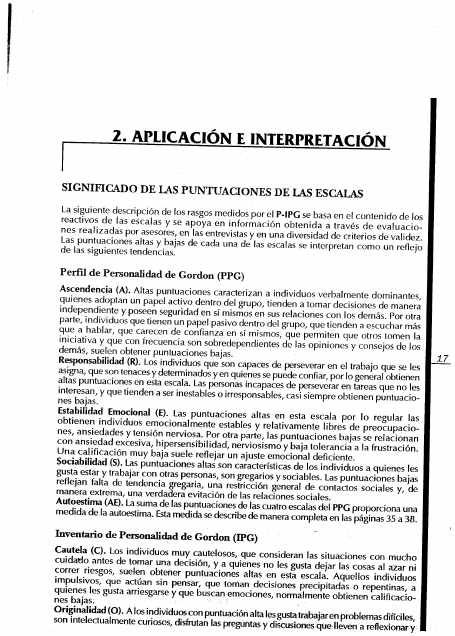
#> input picture tmp/pdfs/gordon-manual/page-02.png, 909 x 1272 px, found by its file name (shown at 1/2 size); its folder holds 3 pictures in this run
$ python refine-raven-series-a.py
#> lines starting #> are read from the running program, lines starting #| are printed output that depends on the picture
"""Centra las alternativas de la serie A a partir de la silueta completa.

La serie A combina cartuchos blancos, negros y tramados. Por ello detecta la
diferencia contra el fondo beige local, en vez de depender de píxeles claros u
oscuros del dibujo interior.
"""

from collections import deque
from pathlib import Path

from PIL import Image

ROOT = Path(__file__).resolve().parents[1]
PAGES = ROOT / "tmp" / "pdfs" / "raven-hi"
OUTPUT = ROOT / "tmp" / "raven-import-a-centered"
CENTERS_X = (468, 873, 1300)
TOP_Y = (808, 1029)
BOTTOM_Y = (2088, 2310)
HALF_WIDTH = 230
HALF_HEIGHT = 170
PADDING_X = 22
PADDING_TOP = 10
PADDING_BOTTOM = 22


def median(values: list[int]) -> int:
    values.sort()
    return values[len(values) // 2]


# [79 lines left out: function find_tag, not called in this run]


def crop_and_save(image: Image.Image, center_x: int, center_y: int, target: Path):
    # La retícula A es constante en las seis páginas. Esta caja exterior
    # calibrada evita que una matriz contigua se fusione al cartucho cuando la
    # alternativa contiene bandas, dameros o una superficie completamente negra.
    columns = {468: (330, 620), 873: (730, 1020), 1300: (1155, 1455)}
    rows = {
        808: (720, 900),
        1029: (937, 1120),
        2088: (2035, 2228),
        2310: (2255, 2440),
    }
    left, right = columns[center_x]
    top, bottom = rows[center_y]
    crop = image.crop(
        (
            max(0, left - PADDING_X),
            max(0, top - PADDING_TOP),
            min(image.width, right + PADDING_X),
            min(image.height, bottom + PADDING_BOTTOM),
        )
    )
    crop.save(target, "PNG", optimize=True)


def main():
    OUTPUT.mkdir(parents=True, exist_ok=True)
    for page_number in range(2, 8):
        with Image.open(PAGES / f"page-{page_number:02d}.png") as page:
#> page is the input picture: PIL image 909x1272 RGB; min 0, max 255, mean 228.9
            image = page.convert("RGB")
            first_item = (page_number - 2) * 2 + 1
            for item_number, rows in ((first_item, TOP_Y), (first_item + 1, BOTTOM_Y)):
                option_number = 1
                for center_y in rows:
                    for center_x in CENTERS_X:
                        crop_and_save(image, center_x, center_y, OUTPUT / f"A{item_number:02d}_opt_{option_number}.png")
                        option_number += 1
#> this loop made 1 pass
#> pass 1, in crop_and_save, `crop = image.crop( ( max(0, left - PADDING_X), max(0, top - PADDING_TO..`:
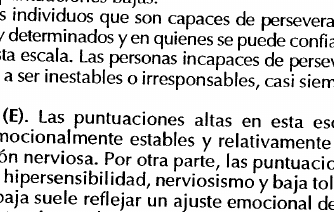
#> crop: PIL image 334x212 RGB; min 0, max 255, mean 214
#> pass 1, in crop_and_save (call 2), `crop = image.crop( ( max(0, left - PADDING_X), max(0, top - PADDING_TO..`:
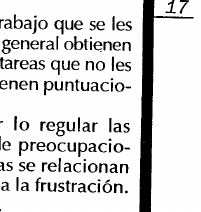
#> crop: PIL image 201x212 RGB; min 0, max 255, mean 216.8
    count = len(list(OUTPUT.glob("A*_opt_*.png")))
    if count != 72:
        raise ValueError(f"Se esperaban 72 alternativas y se generaron {count}.")
    print(f"Generadas {count} alternativas centradas de la serie A en {OUTPUT}.")


if __name__ == "__main__":
#> (the run stopped early here; a loop or call above may not have finished)
